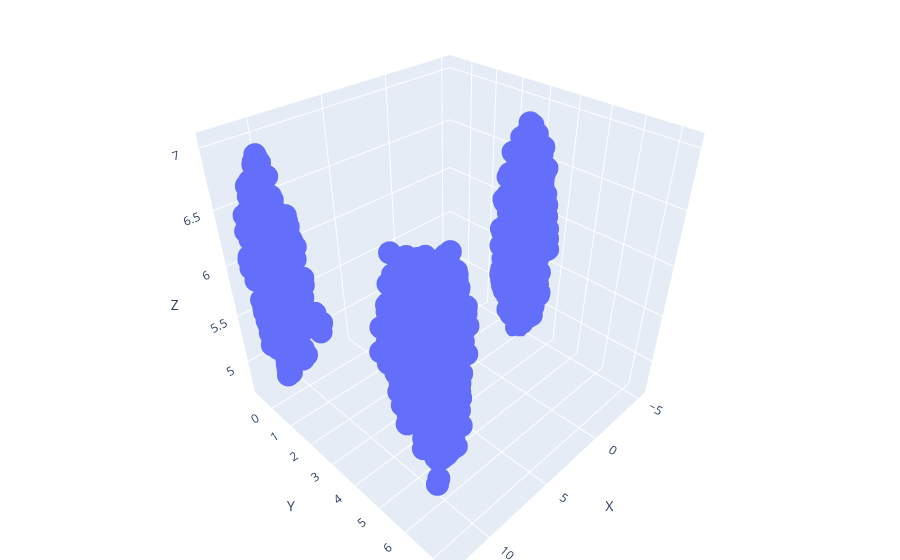

Notebook cell for this chart:
### Code cell
import umap.umap_ as umap
n_components=3
intersection=False
df2 = df.copy()
numerical = df2.select_dtypes(exclude='object')
for c in numerical.columns:
    numerical[c] = (numerical[c] - numerical[c].mean())/numerical[c].std(ddof=0)
    
##preprocessing categorical
categorical = df2.select_dtypes(include='object')
categorical = pd.get_dummies(categorical)
#Embedding numerical & categorical


import gower
g_mat = gower.gower_matrix(df)
gamma = np.mean(np.std(numerical))/2

# Compute pairwise distance matrix
distances = (cdist(numerical,numerical,'sqeuclidean')) + cdist(categorical,categorical,'hamming')*gamma

fit1 = umap.UMAP(n_components=n_components,metric='precomputed').fit_transform(distances)
#print(fit1)

#um = pd.DataFrame(embedding) # Each points' UMAP coordinate 
um=pd.DataFrame(fit1)
# Actual Plotting
um.columns = ['X','Y','Z']
#um['cluster'] = df['cluster'].astype(str)
fig = px.scatter_3d(um, 
                x='X',y='Y',z='Z')
fig.update_layout(showlegend=False)
fig.update_layout(margin=dict(l=0, r=0, b=0, t=0))
fig.show()

### Figure 1 — Plotly figure (JSON) as saved in the notebook; plotly's stock layout.template omitted (floating-point values rounded to 4 significant figures; data arrays with more than 128 entries replaced by an {"elided": "..."} marker saying what was removed)
{"data": [{"hovertemplate": "X=%{x}<br>Y=%{y}<br>Z=%{z}<extra></extra>", "legendgroup": "", "marker": {"color": "#636efa", "symbol": "circle"}, "mode": "markers", "name": "", "scene": "scene", "showlegend": false, "type": "scatter3d", "x": {"elided": "1000 float values"}, "y": {"elided": "1000 float values"}, "z": {"elided": "1000 float values"}}], "layout": {"legend": {"tracegroupgap": 0}, "margin": {"b": 0, "l": 0, "r": 0, "t": 0}, "scene": {"domain": {"x": [0, 1], "y": [0, 1]}, "xaxis": {"title": {"text": "X"}}, "yaxis": {"title": {"text": "Y"}}, "zaxis": {"title": {"text": "Z"}}}, "showlegend": false}}
